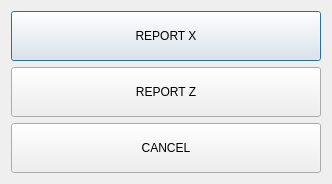
<?xml version="1.0" encoding="UTF-8"?>
<ui version="4.0">
 <class>DlgSelectTaxReport</class>
 <widget class="QDialog" name="DlgSelectTaxReport">
  <property name="geometry">
   <rect>
    <x>0</x>
    <y>0</y>
    <width>332</width>
    <height>180</height>
   </rect>
  </property>
  <property name="windowTitle">
   <string>Dialog</string>
  </property>
  <layout class="QVBoxLayout" name="verticalLayout">
   <item>
    <widget class="QPushButton" name="btnReportX">
     <property name="sizePolicy">
      <sizepolicy hsizetype="Preferred" vsizetype="Preferred">
       <horstretch>0</horstretch>
       <verstretch>0</verstretch>
      </sizepolicy>
     </property>
     <property name="minimumSize">
      <size>
       <width>0</width>
       <height>50</height>
      </size>
     </property>
     <property name="maximumSize">
      <size>
       <width>16777215</width>
       <height>50</height>
      </size>
     </property>
     <property name="text">
      <string>REPORT X</string>
     </property>
    </widget>
   </item>
   <item>
    <widget class="QPushButton" name="btnReportZ">
     <property name="sizePolicy">
      <sizepolicy hsizetype="Preferred" vsizetype="Preferred">
       <horstretch>0</horstretch>
       <verstretch>0</verstretch>
      </sizepolicy>
     </property>
     <property name="minimumSize">
      <size>
       <width>0</width>
       <height>50</height>
      </size>
     </property>
     <property name="maximumSize">
      <size>
       <width>16777215</width>
       <height>50</height>
      </size>
     </property>
     <property name="text">
      <string>REPORT Z</string>
     </property>
    </widget>
   </item>
   <item>
    <widget class="QPushButton" name="btnCancel">
     <property name="sizePolicy">
      <sizepolicy hsizetype="Preferred" vsizetype="Preferred">
       <horstretch>0</horstretch>
       <verstretch>0</verstretch>
      </sizepolicy>
     </property>
     <property name="minimumSize">
      <size>
       <width>0</width>
       <height>50</height>
      </size>
     </property>
     <property name="maximumSize">
      <size>
       <width>16777215</width>
       <height>50</height>
      </size>
     </property>
     <property name="text">
      <string>CANCEL</string>
     </property>
    </widget>
   </item>
  </layout>
 </widget>
 <resources/>
 <connections/>
</ui>
